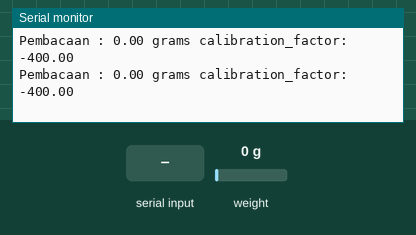
Simulated run of this sketch. Board: Arduino Uno, built with avr-gcc and run on an emulated ATmega328P. On the bench: the last lines printed to the serial monitor. The test bench sets the inputs (shaded band); at power-on: weight on the scale 0 g.

Above: at 3.3 s.
3.4 s: weight on the scale set to 100 g
At 3.49 s:
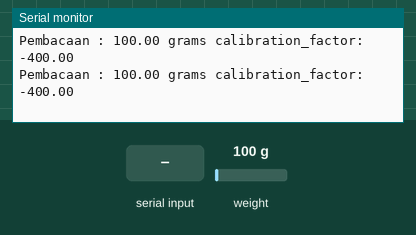
6.4 s: "+" received over Serial
At 6.53 s:
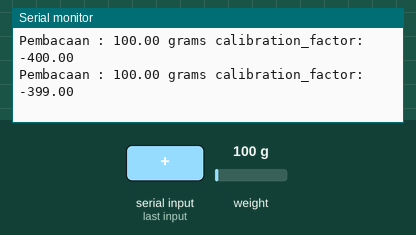
9.4 s: "a" received over Serial
At 9.47 s:
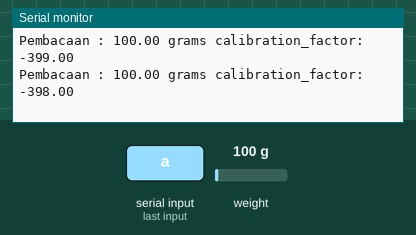
10.9 s: weight on the scale set to 1250 g
At 14.85 s:
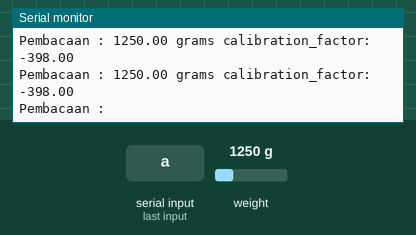
Timing chart, 0 to 14.9 s (numbered marks = the images above; inputs shaded):
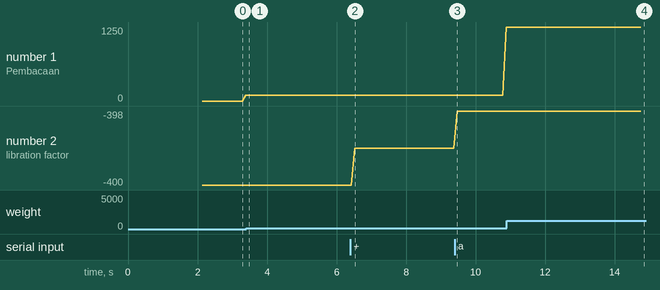

The sketch:

sketch_jan22a.ino
```cpp
#include "HX711.h"

HX711 scale;

float calibration_factor = -400; //Nilai awal perkiraan
float units;
float ounces;

void setup() {
 Serial.begin(9600);
 Serial.println("HX711 Kalibrasi");
 Serial.println("Jangan ada benda apapun diatas load cell"); //ini penting

 Serial.println("Kemudian letakan benda"); //misalnya batu baterai yang sudah diketahui beratnya

Serial.println("Tekan + atau a untuk meningkatkan faktor kalibrasi");
 Serial.println("Tekan - atau z untuk mengurangi faktor kalibrasi");
scale.begin(12, 13);
 scale.set_scale();
 scale.tare();

 long zero_factor = scale.read_average();
 Serial.print("Zero factor: ");
 Serial.println(zero_factor);
}

void loop() {

 scale.set_scale(calibration_factor);

 Serial.print("Pembacaan : ");
 units = scale.get_units(), 10;
 if (units < 0)
 {
 units = 0.00;
 }
 ounces = units * 0.035274;
 Serial.print(units);
 Serial.print(" grams");
 Serial.print(" calibration_factor: ");
 Serial.print(calibration_factor);
 Serial.println();

 if(Serial.available())
 {
 char temp = Serial.read();
 if(temp == '+' || temp == 'a')
 calibration_factor += 1;
 else if(temp == '-' || temp == 'z')
 calibration_factor -= 1;
 }
}
```

Measured:
- after the input at 3.4 s, the serial monitor: prints a new line after 0.09 s (image 1)
- after the input at 6.4 s, the serial monitor: prints a new line after 0.13 s (image 2)
- after the input at 9.4 s, the serial monitor: prints a new line after 0.07 s (image 3)
- after the input at 10.9 s, the serial monitor: prints a new line after 0.09 s (image 4)
- plotted number 1: 100 → 1250 after the input at 9.4 s
- plotted number 2: -400 → -399 after the input at 6.4 s, -399 → -398 after the input at 9.4 s
